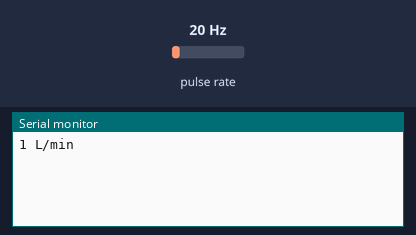
Bench run of a sketch on a simulated Arduino Uno, built with avr-gcc and run on an emulated ATmega328P. Parts: the last lines printed to the serial monitor. Wiring (inferred from the names in the program): pulse sensor: data pin 2. The inputs (shaded band) are chosen by the test bench; at power-on: pulse rate 20 Hz.

Above: at 1.2 s.
1.3 s: pulse rate (sensor on pin 2) set to 50 Hz
At 2.6 s:
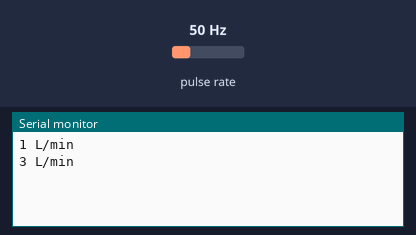
2.8 s: pulse rate (sensor on pin 2) set to 100 Hz
At 3.8 s:
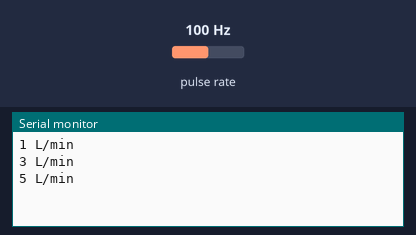
Timing chart, 0 to 5.8 s (numbered marks = the images above; inputs shaded):
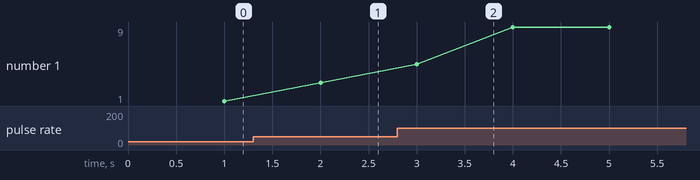

The sketch:

flow.ino
```cpp
volatile int flow_frequency; // Measures flow sensor pulses

unsigned int l_hour; // Calculated litres/hour

unsigned char flowsensor = 2; // Sensor Input

unsigned long currentTime;

unsigned long cloopTime;

void flow () // Interrupt function

{

   flow_frequency++;

}

void setup()

{

   pinMode(flowsensor, INPUT);

   digitalWrite(flowsensor, HIGH); // Optional Internal Pull-Up

   Serial.begin(9600);

   attachInterrupt(0, flow, RISING); // Setup Interrupt

   sei(); // Enable interrupts

   currentTime = millis();

   cloopTime = currentTime;

}

void loop ()

{

   currentTime = millis();

   // Every second, calculate and print litres/hour

   if(currentTime == (cloopTime + 1000))

   {

      cloopTime = currentTime; // Updates cloopTime


      l_hour = (flow_frequency / 11); // (Pulse frequency x 60 min) / 7.5Q = flowrate in L/hour

      flow_frequency = 0; // Reset Counter

      Serial.print(l_hour, DEC); // Print litres/hour

      Serial.println(" L/min");

   }

}
```

Measured:
- after the input at 1.3 s, the serial monitor: prints a new line after 0.70 s (image 1)
- after the input at 2.8 s, the serial monitor: prints a new line after 0.20 s (image 2)
- plotted number 1: 1 → 3 after the input at 1.3 s, 3 → 9 after the input at 2.8 s
